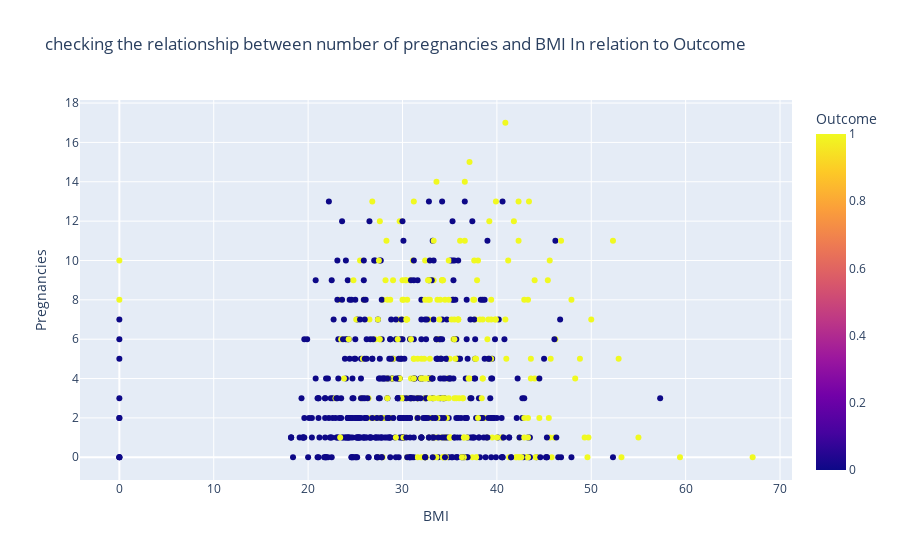

Notebook code cell kept with this figure:
### Code cell
chart1 = px.scatter(data_frame=df,
           x="BMI",
           y="Pregnancies",
           color="Outcome",
                     title="checking the relationship between number of pregnancies and BMI In relation to Outcome")
chart1

### Figure 1 — Plotly figure (JSON) as saved in the notebook; plotly's stock layout.template omitted (floating-point values rounded to 4 significant figures; data arrays with more than 128 entries replaced by an {"elided": "..."} marker saying what was removed)
{"data": [{"hovertemplate": "BMI=%{x}<br>Pregnancies=%{y}<br>Outcome=%{marker.color}<extra></extra>", "legendgroup": "", "marker": {"color": {"elided": "768 int values"}, "coloraxis": "coloraxis", "symbol": "circle"}, "mode": "markers", "name": "", "orientation": "v", "showlegend": false, "type": "scatter", "x": {"elided": "768 float values"}, "xaxis": "x", "y": {"elided": "768 int values"}, "yaxis": "y"}], "layout": {"coloraxis": {"colorbar": {"title": {"text": "Outcome"}}, "colorscale": [[0, "#0d0887"], [0.1111, "#46039f"], [0.2222, "#7201a8"], [0.3333, "#9c179e"], [0.4444, "#bd3786"], [0.5556, "#d8576b"], [0.6667, "#ed7953"], [0.7778, "#fb9f3a"], [0.8889, "#fdca26"], [1, "#f0f921"]]}, "legend": {"tracegroupgap": 0}, "title": {"text": "checking the relationship between number of pregnancies and BMI In relation to Outcome"}, "xaxis": {"anchor": "y", "domain": [0, 1], "title": {"text": "BMI"}}, "yaxis": {"anchor": "x", "domain": [0, 1], "title": {"text": "Pregnancies"}}}}
